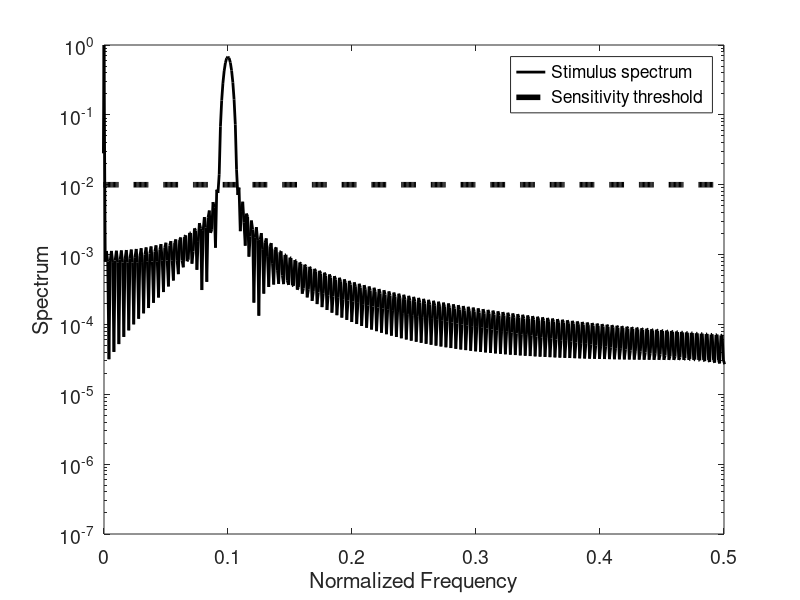

This figure's MATLAB source:
clear;
close all;
FONT_SIZE = 14;
LABEL_NORMFREQ = 'Normalized Frequency';
LABEL_SPECTRUM = 'Spectrum';

width = 1001;
period = 40;

x_flat = -width/2+0.5:width/2-0.5;
[x, y] = meshgrid(x_flat, x_flat);
x_flat = - 2 * (width - 1):2 * (width - 1);
f_flat = x_flat / width;

l = 0.5 * sin(2 * pi * x_flat / period);
l_clip = l;
l_clip(abs(x_flat) > width/2-2) = 0;
win = kaiser(width, 5);
l_win = l_clip;
low = floor((length(l_win) - length(win))/2);
l_win(low:low+ length(win) - 1) = l_win(low:low+ length(win) - 1) .* win';
l_win = l_win + 0.5;


normalize = @(x) (x / max(x));
getSpecter = @(l) (normalize(abs(fftshift(fft(l)))));

s_win = getSpecter(l_win);
s_win(2001) = s_win(2001) / 10;
s_win = s_win * 10;

figure;
semilogy(f_flat, s_win, 'k', 'LineWidth', 2);
set(gca, 'FontSize', FONT_SIZE);
hold on;

line = ones(size(f_flat)) / 100;
semilogy(f_flat, line, 'k--', 'LineWidth', 4);
xlim([0,0.5]);
xlabel(LABEL_NORMFREQ);
ylabel(LABEL_SPECTRUM);
legend({'Stimulus spectrum','Sensitivity threshold'});